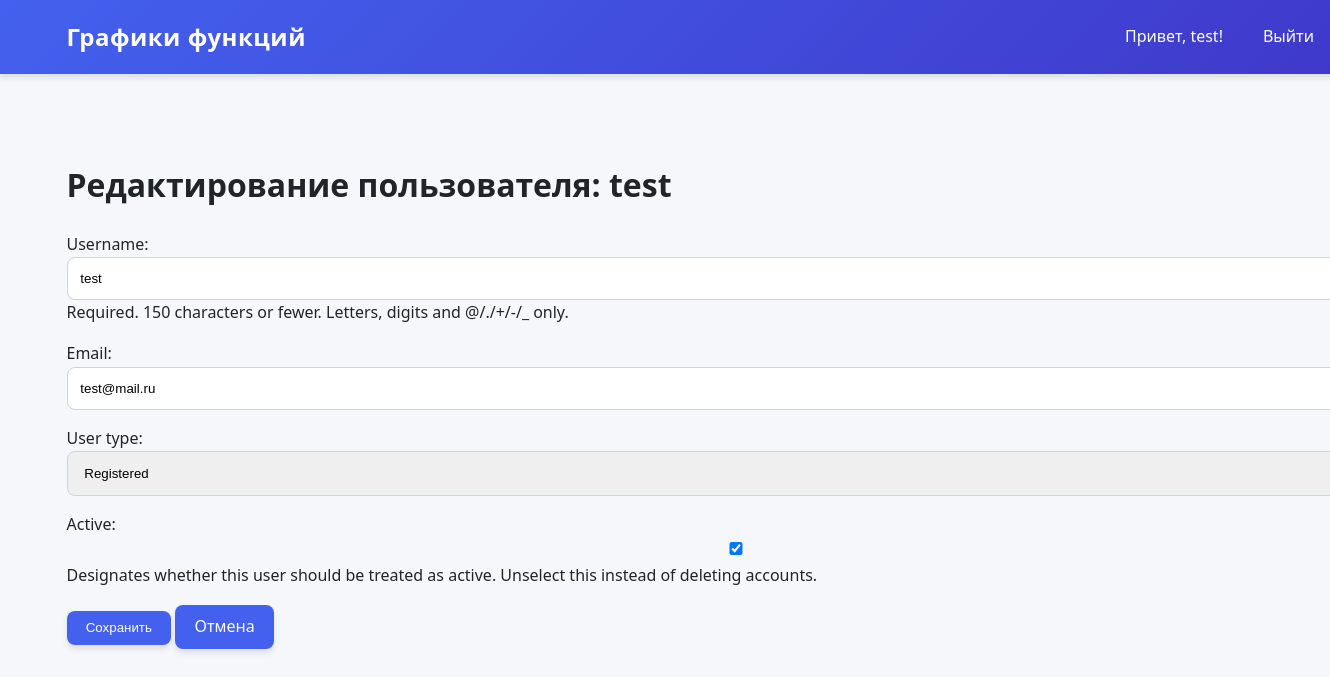
The page /admin-panel/users/2/edit/ (signed in) on the database as committed earlier.
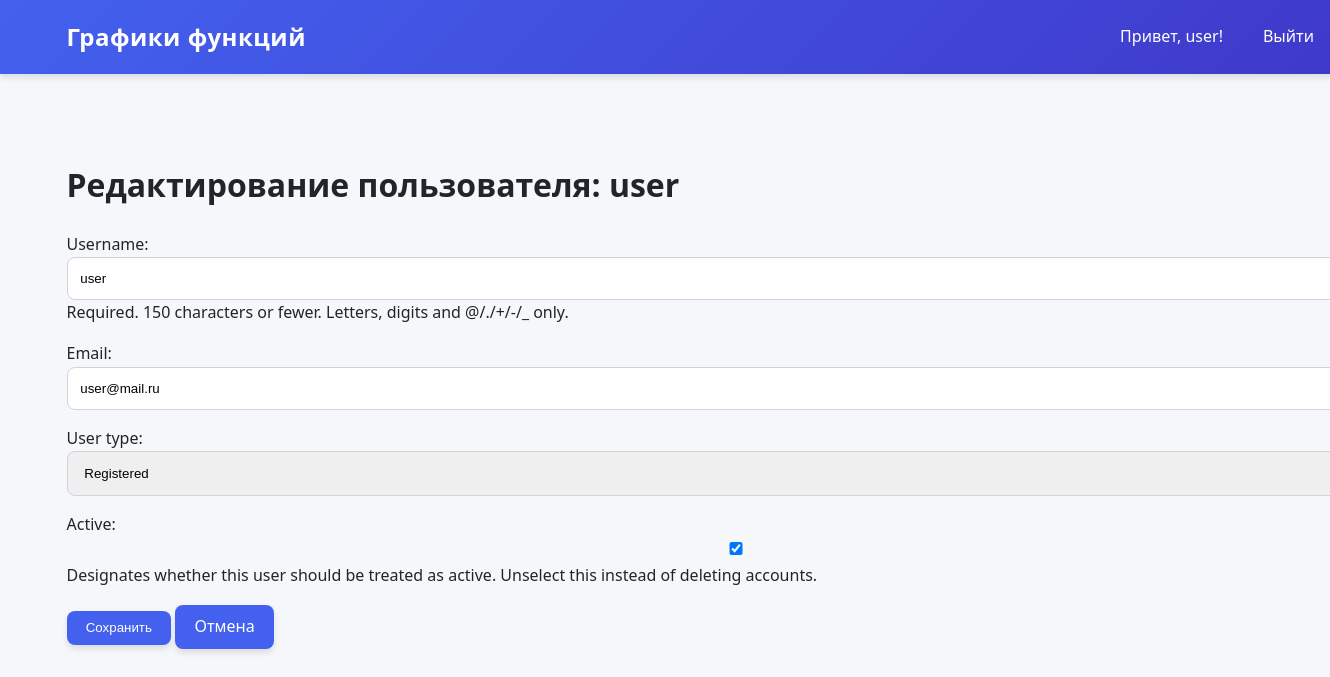
The same page on the database as committed later.
### graphs/models.py (models this page shows, shortened)
class CustomUser(AbstractUser):
    USER_TYPE_CHOICES = (
        ('admin', 'Admin'),
        ('registered', 'Registered'),
        ('guest', 'Guest'),
    )
    user_type = models.CharField(
        max_length=20,
        choices=USER_TYPE_CHOICES,
        default='registered'  # Установите registered по умолчанию
    )
    email = models.EmailField(unique=True)

### graphs/views.py (the view)
# urls.py: path('admin-panel/users/<int:pk>/edit/', views.edit_user, name='edit_user'),
@login_required
@user_passes_test(is_admin)
def edit_user(request, pk):
    user = get_object_or_404(CustomUser, pk=pk)
    if request.method == 'POST':
        form = AdminUserEditForm(request.POST, instance=user)
        if form.is_valid():
            form.save()
            messages.success(request, 'Пользователь успешно обновлен')
            return redirect('user_detail', pk=user.pk)
    else:
        form = AdminUserEditForm(instance=user)
    return render(request, 'graphs/edit_user.html', {'form': form, 'user': user})

### graphs/forms.py
class AdminUserEditForm(forms.ModelForm):
    class Meta:
        model = CustomUser
        fields = ['username', 'email', 'user_type', 'is_active']
        widgets = {
            'user_type': forms.Select(choices=CustomUser.USER_TYPE_CHOICES),
        }

### graphs/views.py (called while the page is built)
def is_admin(user):
    return user.user_type == 'admin'

### templates/graphs/edit_user.html (shortened to what this page needs)
{% extends 'graphs/base.html' %}
{% block content %}
<div class="edit-user">
    <h1>Редактирование пользователя: {{ user.username }}</h1>
    <form method="post">
        {{ form.as_p }}
        <button type="submit" class="btn">Сохранить</button>
        <a href="{% url 'user_detail' user.pk %}" class="btn">Отмена</a>
    </form>
</div>
{% endblock %}

### templates/graphs/base.html (shortened to what this page needs)
<!DOCTYPE html>
<html lang="ru">
<head>
</head>
<body>
    <nav class="navbar">
    <a href="{% url 'graph_list' %}" class="navbar-brand">Графики функций</a>
    <div class="nav-links">
        {% if user.is_authenticated %}
            <span style="color: white;">Привет, {{ user.username }}!</span>
            <a href="{% url 'logout' %}">Выйти</a>
        {% else %}
            <div class="auth-links">
                <a href="{% url 'login' %}">Вход</a>
                <a href="{% url 'register' %}">Регистрация</a>
            </div>
        {% endif %}
    </div>
</nav>
    <main>
        {% block content %}{% endblock %}
    </main>
</body>
</html>

Rows that differ between the two databases and show on the page:
changed CustomUser "Registered": username "test" → "user"; email "test@mail.ru" → "user@mail.ru"
